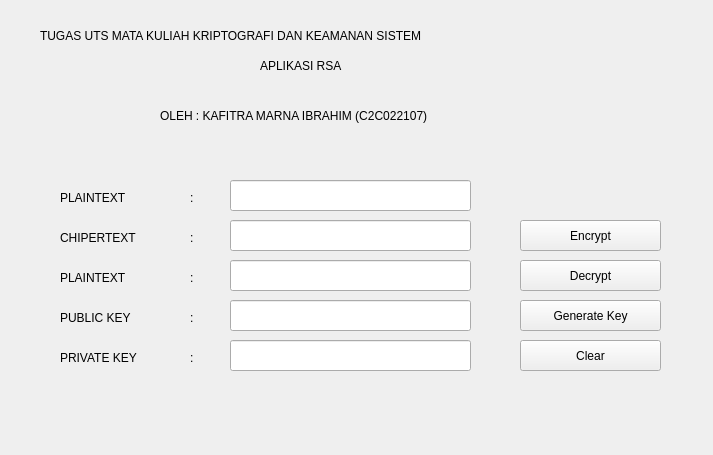
<?xml version="1.0" encoding="UTF-8"?>
<ui version="4.0">
 <class>Form</class>
 <widget class="QWidget" name="Form">
  <property name="geometry">
   <rect>
    <x>0</x>
    <y>0</y>
    <width>713</width>
    <height>455</height>
   </rect>
  </property>
  <property name="windowTitle">
   <string>Kriptografi dan keamanan sistem</string>
  </property>
  <widget class="QLabel" name="label">
   <property name="geometry">
    <rect>
     <x>40</x>
     <y>20</y>
     <width>611</width>
     <height>31</height>
    </rect>
   </property>
   <property name="styleSheet">
    <string notr="true">font: 63 14pt &quot;Poppins SemiBold&quot;;</string>
   </property>
   <property name="text">
    <string>TUGAS UTS MATA KULIAH KRIPTOGRAFI DAN KEAMANAN SISTEM</string>
   </property>
  </widget>
  <widget class="QLabel" name="label_2">
   <property name="geometry">
    <rect>
     <x>260</x>
     <y>50</y>
     <width>261</width>
     <height>31</height>
    </rect>
   </property>
   <property name="styleSheet">
    <string notr="true">font: 63 14pt &quot;Poppins SemiBold&quot;;</string>
   </property>
   <property name="text">
    <string>APLIKASI RSA</string>
   </property>
  </widget>
  <widget class="QLabel" name="label_3">
   <property name="geometry">
    <rect>
     <x>160</x>
     <y>100</y>
     <width>351</width>
     <height>31</height>
    </rect>
   </property>
   <property name="styleSheet">
    <string notr="true">font: 63 12pt &quot;Poppins SemiBold&quot;;</string>
   </property>
   <property name="text">
    <string>OLEH : KAFITRA MARNA IBRAHIM (C2C022107)</string>
   </property>
  </widget>
  <widget class="QLabel" name="label_4">
   <property name="geometry">
    <rect>
     <x>60</x>
     <y>190</y>
     <width>91</width>
     <height>16</height>
    </rect>
   </property>
   <property name="styleSheet">
    <string notr="true">font: 57 12pt &quot;Poppins Medium&quot;;</string>
   </property>
   <property name="text">
    <string>PLAINTEXT</string>
   </property>
  </widget>
  <widget class="QLabel" name="label_6">
   <property name="geometry">
    <rect>
     <x>60</x>
     <y>230</y>
     <width>91</width>
     <height>16</height>
    </rect>
   </property>
   <property name="styleSheet">
    <string notr="true">font: 57 12pt &quot;Poppins Medium&quot;;</string>
   </property>
   <property name="text">
    <string>CHIPERTEXT</string>
   </property>
  </widget>
  <widget class="QLabel" name="label_7">
   <property name="geometry">
    <rect>
     <x>60</x>
     <y>270</y>
     <width>91</width>
     <height>16</height>
    </rect>
   </property>
   <property name="styleSheet">
    <string notr="true">font: 57 12pt &quot;Poppins Medium&quot;;</string>
   </property>
   <property name="text">
    <string>PLAINTEXT</string>
   </property>
  </widget>
  <widget class="QLabel" name="label_8">
   <property name="geometry">
    <rect>
     <x>190</x>
     <y>190</y>
     <width>16</width>
     <height>16</height>
    </rect>
   </property>
   <property name="styleSheet">
    <string notr="true">font: 57 12pt &quot;Poppins Medium&quot;;</string>
   </property>
   <property name="text">
    <string>:</string>
   </property>
  </widget>
  <widget class="QLabel" name="label_10">
   <property name="geometry">
    <rect>
     <x>190</x>
     <y>230</y>
     <width>16</width>
     <height>16</height>
    </rect>
   </property>
   <property name="styleSheet">
    <string notr="true">font: 57 12pt &quot;Poppins Medium&quot;;</string>
   </property>
   <property name="text">
    <string>:</string>
   </property>
  </widget>
  <widget class="QLabel" name="label_11">
   <property name="geometry">
    <rect>
     <x>190</x>
     <y>270</y>
     <width>16</width>
     <height>16</height>
    </rect>
   </property>
   <property name="styleSheet">
    <string notr="true">font: 57 12pt &quot;Poppins Medium&quot;;</string>
   </property>
   <property name="text">
    <string>:</string>
   </property>
  </widget>
  <widget class="QLineEdit" name="txtPlain">
   <property name="geometry">
    <rect>
     <x>230</x>
     <y>180</y>
     <width>241</width>
     <height>31</height>
    </rect>
   </property>
  </widget>
  <widget class="QLineEdit" name="txtChiper">
   <property name="geometry">
    <rect>
     <x>230</x>
     <y>220</y>
     <width>241</width>
     <height>31</height>
    </rect>
   </property>
  </widget>
  <widget class="QLineEdit" name="txtPlain2">
   <property name="geometry">
    <rect>
     <x>230</x>
     <y>260</y>
     <width>241</width>
     <height>31</height>
    </rect>
   </property>
  </widget>
  <widget class="QPushButton" name="btnEncrypt">
   <property name="geometry">
    <rect>
     <x>520</x>
     <y>220</y>
     <width>141</width>
     <height>31</height>
    </rect>
   </property>
   <property name="text">
    <string>Encrypt</string>
   </property>
  </widget>
  <widget class="QPushButton" name="btnDecrypt">
   <property name="geometry">
    <rect>
     <x>520</x>
     <y>260</y>
     <width>141</width>
     <height>31</height>
    </rect>
   </property>
   <property name="text">
    <string>Decrypt</string>
   </property>
  </widget>
  <widget class="QPushButton" name="btnClear">
   <property name="geometry">
    <rect>
     <x>520</x>
     <y>340</y>
     <width>141</width>
     <height>31</height>
    </rect>
   </property>
   <property name="text">
    <string>Clear</string>
   </property>
  </widget>
  <widget class="QPushButton" name="btnGenerateKeys">
   <property name="geometry">
    <rect>
     <x>520</x>
     <y>300</y>
     <width>141</width>
     <height>31</height>
    </rect>
   </property>
   <property name="text">
    <string>Generate Key</string>
   </property>
  </widget>
  <widget class="QLineEdit" name="txtPublicKey">
   <property name="geometry">
    <rect>
     <x>230</x>
     <y>300</y>
     <width>241</width>
     <height>31</height>
    </rect>
   </property>
  </widget>
  <widget class="QLabel" name="label_9">
   <property name="geometry">
    <rect>
     <x>60</x>
     <y>310</y>
     <width>91</width>
     <height>16</height>
    </rect>
   </property>
   <property name="styleSheet">
    <string notr="true">font: 57 12pt &quot;Poppins Medium&quot;;</string>
   </property>
   <property name="text">
    <string>PUBLIC KEY</string>
   </property>
  </widget>
  <widget class="QLabel" name="label_12">
   <property name="geometry">
    <rect>
     <x>190</x>
     <y>310</y>
     <width>16</width>
     <height>16</height>
    </rect>
   </property>
   <property name="styleSheet">
    <string notr="true">font: 57 12pt &quot;Poppins Medium&quot;;</string>
   </property>
   <property name="text">
    <string>:</string>
   </property>
  </widget>
  <widget class="QLabel" name="label_13">
   <property name="geometry">
    <rect>
     <x>60</x>
     <y>350</y>
     <width>101</width>
     <height>16</height>
    </rect>
   </property>
   <property name="styleSheet">
    <string notr="true">font: 57 12pt &quot;Poppins Medium&quot;;</string>
   </property>
   <property name="text">
    <string>PRIVATE KEY</string>
   </property>
  </widget>
  <widget class="QLineEdit" name="txtPrivateKey">
   <property name="geometry">
    <rect>
     <x>230</x>
     <y>340</y>
     <width>241</width>
     <height>31</height>
    </rect>
   </property>
  </widget>
  <widget class="QLabel" name="label_14">
   <property name="geometry">
    <rect>
     <x>190</x>
     <y>350</y>
     <width>16</width>
     <height>16</height>
    </rect>
   </property>
   <property name="styleSheet">
    <string notr="true">font: 57 12pt &quot;Poppins Medium&quot;;</string>
   </property>
   <property name="text">
    <string>:</string>
   </property>
  </widget>
 </widget>
 <resources/>
 <connections/>
</ui>
